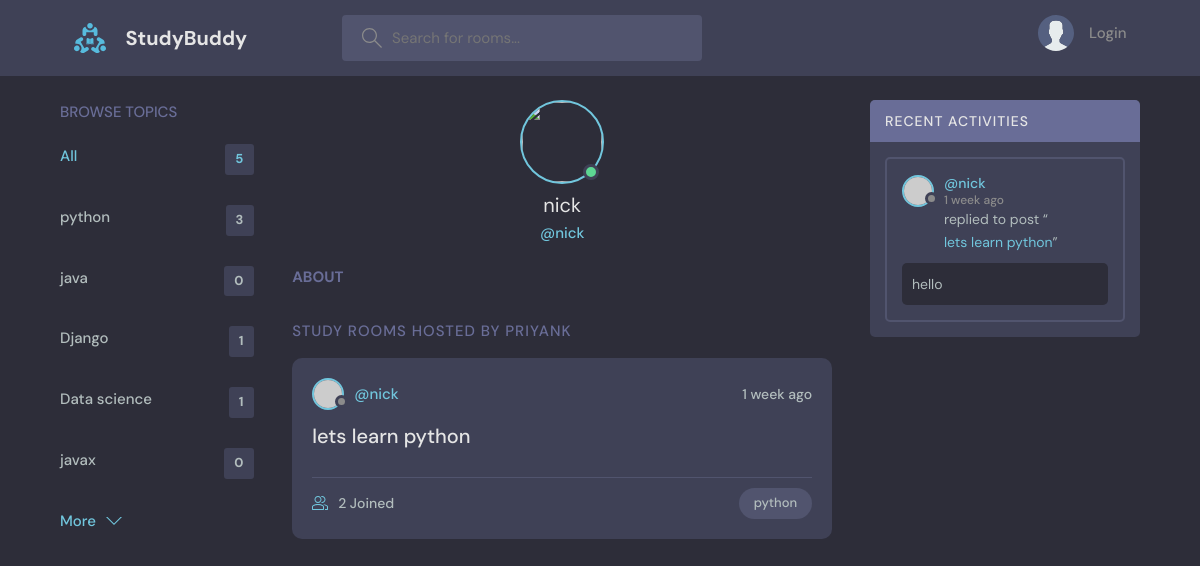
The page /profile/3 on the database its author committed.
### base/models.py (models this page shows, shortened)
class Topic(models.Model):
    name = models.CharField(max_length=200)

class Room(models.Model):
    host = models.ForeignKey(User, on_delete=models.SET_NULL, null = True)
    topic = models.ForeignKey(Topic, on_delete=models.SET_NULL, null=True)
    name = models.CharField(max_length=200)
    description = models.TextField(null = True, blank = True)
    participants = models.ManyToManyField(User, related_name = 'participants', blank = True)
    updated = models.DateTimeField(auto_now=True)
    created = models.DateTimeField(auto_now_add=True)
    class Meta:
        ordering = ['-updated', '-created'] # '-' for descending order
    def __str__(self):
        return self.name

class Message(models.Model):
    user = models.ForeignKey(User, on_delete=models.CASCADE)
    room = models.ForeignKey(Room, on_delete=models.CASCADE) #cascade means if room deleted then all message from that room will get deleted.
    body = models.TextField()
    updated = models.DateTimeField(auto_now=True)
    created = models.DateTimeField(auto_now_add=True)
    class Meta:
        ordering = ['-updated', '-created'] # '-' for descending order

### base/views.py (the view)
# urls.py: path('profile/<str:pk>', views.userProfile, name = "user-profile"),
def userProfile(request, pk):
    user = User.objects.get(id = pk)
    rooms = user.room_set.all()
    room_messages = user.message_set.all()
    topics = Topic.objects.all()
    context = {'user': user, 'rooms': rooms, 'room_messages': room_messages, 'topics': topics}
    return render(request, 'base/profile.html', context)

### base/templates/base/profile.html (shortened to what this page needs)
{% extends 'main.html' %}
{% block content %}
<main class="profile-page layout layout--3">
  <div class="container">
    {% include 'base/topics_component.html' %}
    <div class="roomList">
      <div class="profile">
        <div class="profile__avatar">
          <div class="avatar avatar--large active">
            <img src="{{user.avatar.url}}" />
          </div>
        </div>
        <div class="profile__info">
          <h3>{{user.username}}</h3>
          <p>@{{user.username}}</p>
        </div>
        <div class="profile__about">
          <h3>About</h3>
        </div>
      </div>
      <div class="roomList__header">
        <div>
          <h2>Study Rooms Hosted by Priyank</a>
          </h2>
        </div>
      </div>
      {% include 'base/feed_component.html' %}
    </div>
    {% include 'base/activity_component.html' %}
  </div>
</main>
{% endblock content %}

### base/templates/base/topics_component.html
<div class="topics">
    <div class="topics__header">
      <h2>Browse Topics</h2>
    </div>
    <ul class="topics__list">
      <li>
        <a href="{% url 'home' %}" class="active">All <span>{{topics.count}}</span></a>
      </li>
      {% for topic in topics %}
      <li>
    <a href="{% url 'home' %}?q={{topic.name}}">{{topic.name}} <span>{{topic.room_set.all.count}}</span></a>
      </li>
      {% endfor %}
    </ul>
    <a class="btn btn--link" href="topics.html">
      More
      <svg version="1.1" xmlns="http://www.w3.org/2000/svg" width="32" height="32" viewBox="0 0 32 32">
        <title>chevron-down</title>
        <path d="M16 21l-13-13h-3l16 16 16-16h-3l-13 13z"></path>
      </svg>
    </a>
  </div>

### base/templates/base/feed_component.html (shortened to what this page needs)
{% for room in rooms %}
<div class="roomListRoom">
  <div class="roomListRoom__header">
    <a href="{% url 'user-profile' room.host.id %}" class="roomListRoom__author">
      <div class="avatar avatar--small">
        <img src="https://randomuser.me/api/portraits/women/11.jpg" />
      </div>
      <span>@{{room.host.username}}</span>
    </a>
    <div class="roomListRoom__actions">
      <span>{{room.created| timesince}} ago</span>
    </div>
  </div>
  <div class="roomListRoom__content">
    <a href="{% url 'room' room.id %}">{{room.name}}</a>
  </div>
  <div class="roomListRoom__meta">
    <a href="{% url 'room' room.id %}" class="roomListRoom__joined">
      {{room.participants.all.count}} Joined
    </a>
    <p class="roomListRoom__topic">{{room.topic.name}}</p>
  </div>
</div>
{% endfor %}

### base/templates/base/activity_component.html (shortened to what this page needs)
<div class="activities">
    <div class="activities__header">
      <h2>Recent Activities</h2>
    </div>
    {% for message in room_messages%}
    <div class="activities__box">
      <div class="activities__boxHeader roomListRoom__header">
        <a href="{% url 'user-profile' message.user.id %}" class="roomListRoom__author">
          <div class="avatar avatar--small">
            <img src="https://randomuser.me/api/portraits/women/11.jpg" />
          </div>
          <p>
            @{{message.user}}
            <span>{{message.created| timesince}} ago</span>
          </p>
        </a>
      </div>
      <div class="activities__boxContent">
        <p>replied to post “<a href="{% url 'room' message.room.id %}">{{message.room}}</a>”</p>
        <div class="activities__boxRoomContent">
          {{message.body}}
        </div>
      </div>
    </div>
   {% endfor %}
  </div>

### rows shown on the page
Topic: name "python", room_set.all.count "3"
Topic: name "java", room_set.all.count "0"
Topic: name "Django", room_set.all.count "1"
Topic: name "Data science", room_set.all.count "1"
Topic: name "javax", room_set.all.count "0"
Room: host.username "nick", created "1 week", name "lets learn python", participants.all.count "2", topic.name "python"
Message: user "nick", created "1 week", room "lets learn python", body "hello"

### other values the page prints
{{ topics.count }} "5"
{{ user.username }} "nick"
